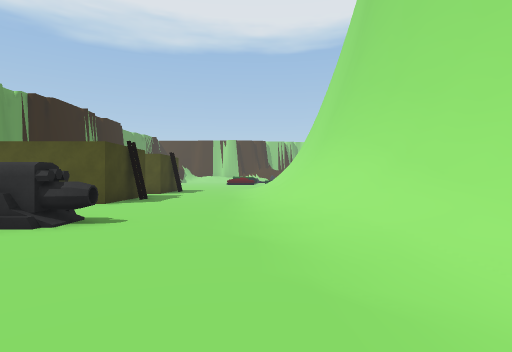
View 1 (above)

17 first-person views from a walk through a Unity game level. The camera is 1.5 m above the floor, looks level and sees 80° across. The floor is counted in squares, 2 m on a side. Each view is taken from the middle of a square. On the plan, view 1 faces up. The plan holds only what a view shows up to about 10 squares ahead; the rest is blank. The place goes on beyond the plan. The player character is not drawn.

View 2
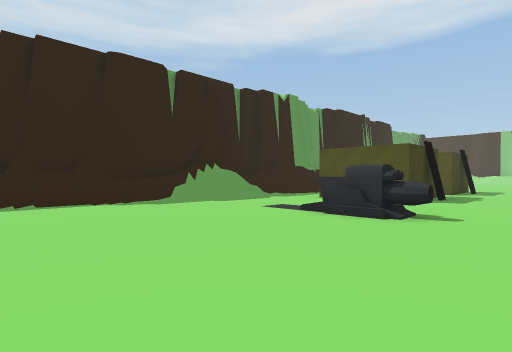

View 3
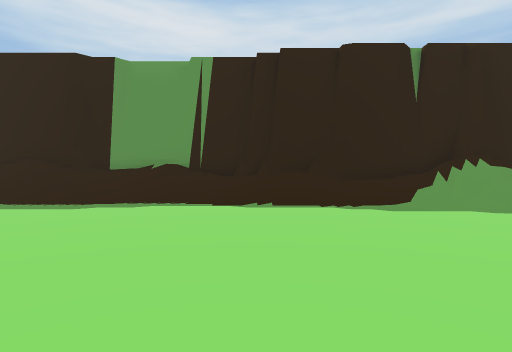

View 4
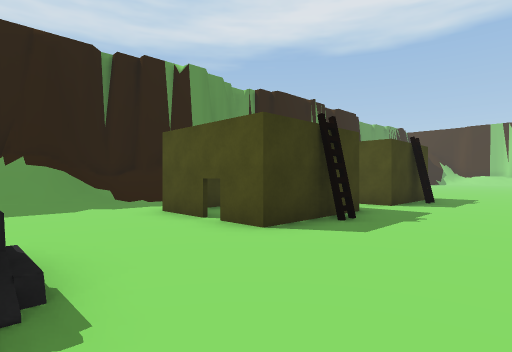

View 5
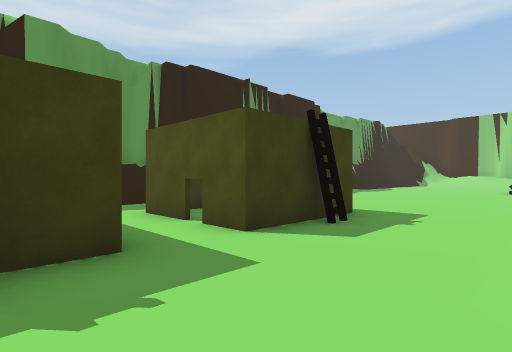

View 6
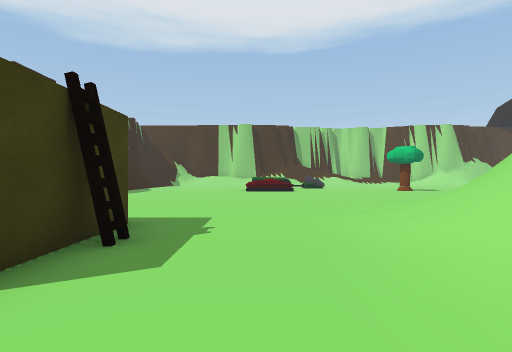

View 7
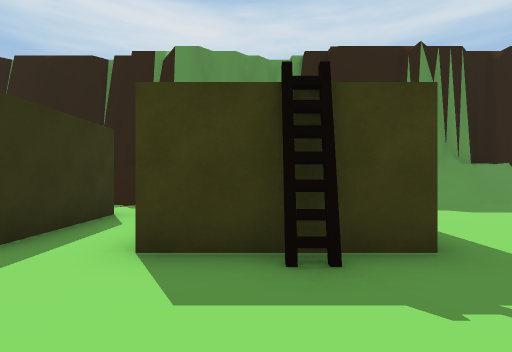

View 8
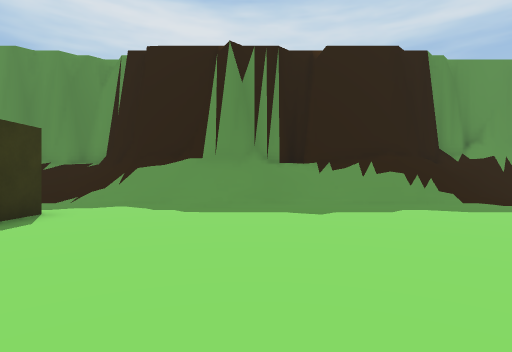

View 9
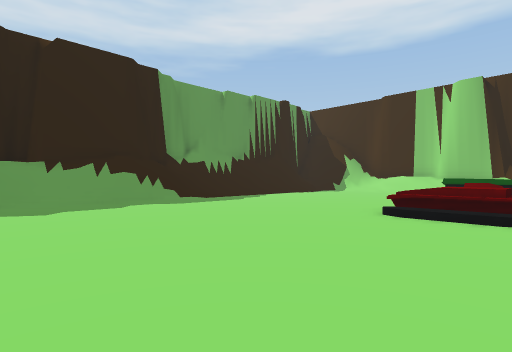

View 10
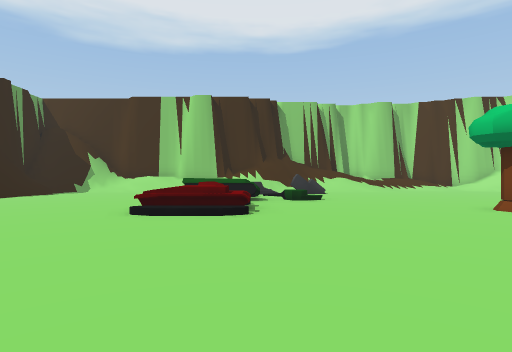

View 11
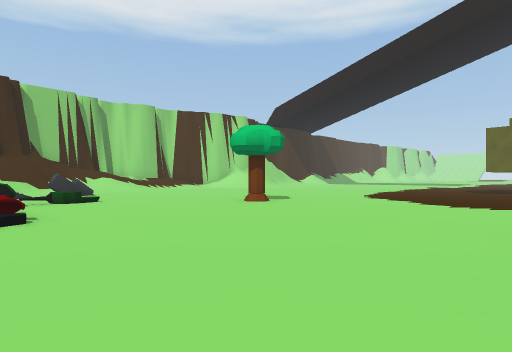

View 12
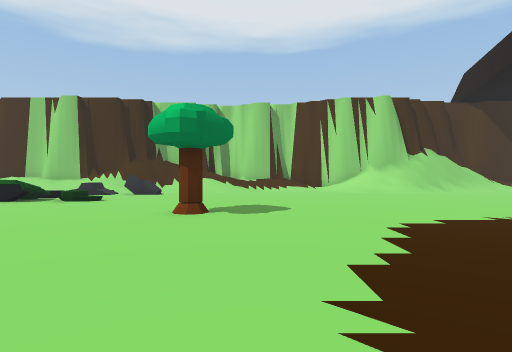

View 13
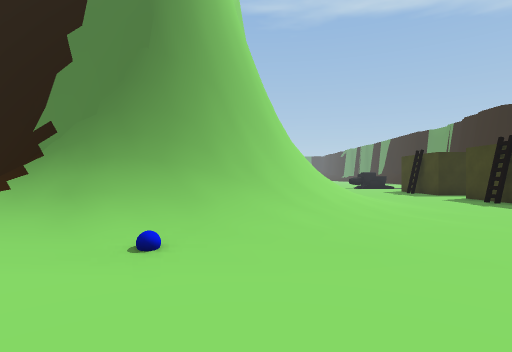

View 14
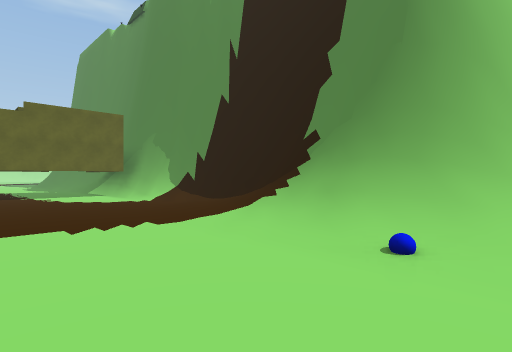

View 15
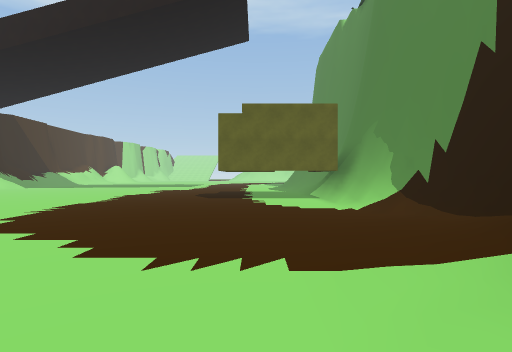

View 16
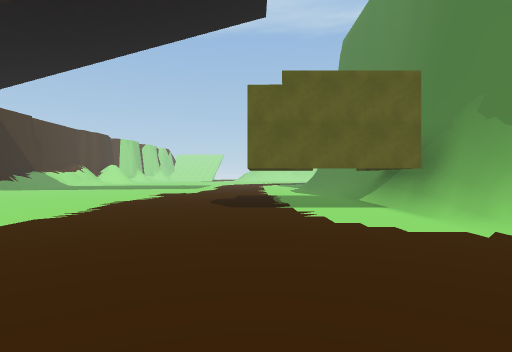

View 17
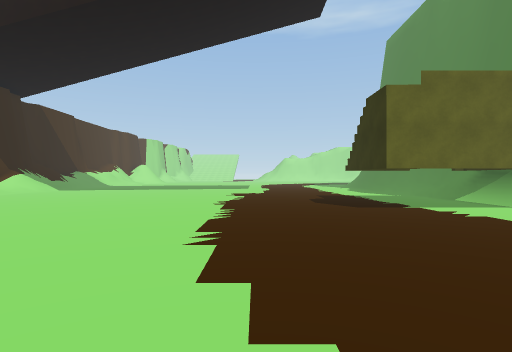

### Floor plan
Key: @ floor where view 1 was taken; # wall or solid block; . floor; / step, stairs or slope; = window, fence, low wall or low ledge; C cannon; T tree; O other object.
Columns run from 12 left of view 1 to 18 right of it. Each row starts with its distance up from view 1.
 30     .....   ==.................
 29     ..... #=#..................
 28  #/  ..... O/..................
 27  #=. .....  /.....T............
 26  ##/......///..................
 25  ##/...........................
 24  ##=...........................
 23  ##/...........................
 22  #//...........................
 21  #//...........................
 20  ##/............/..............
 19  ##/..........///////..........
 18  ##/.........////////////######
 17  #//........////#####/#####
 16  #//........//###  #####
 15  #/..O  O...//##
 14  //..O. O...//#
 13  #/..OOOO.../
 12      .......
 11   //.OOOO...
 10 ##//.O  O...//#
  9 #//..O. O...//#
  8 ##/.........//#
  7 ##//........//#
  6 ##//........//#
  5 #///.../CC..//#
  4 #//........../#
  3 #//........../#
  2 #//........../#
  1 #//...........
  0 #//.........@
 -1 //..........
 -2 //.......
 -3 //......
 -4 //.....
 -5 //...

Positions as (right, up) in squares from view 1, and headings:
1: (0, 0), facing up
2: (-1, -1), facing up-left
3: (-2, 0), facing left
4: (-1, 5), facing up-left
5: (-1, 10), facing up-left
6: (-2, 11), facing up
7: (-1, 14), facing left
8: (-1, 20), facing left
9: (0, 20), facing up-left
10: (0, 20), facing up
11: (-1, 20), facing up-right
12: (7, 20), facing up
13: (3, 23), facing down
14: (3, 23), facing down-right
15: (5, 21), facing right
16: (8, 22), facing right
17: (8, 25), facing right
